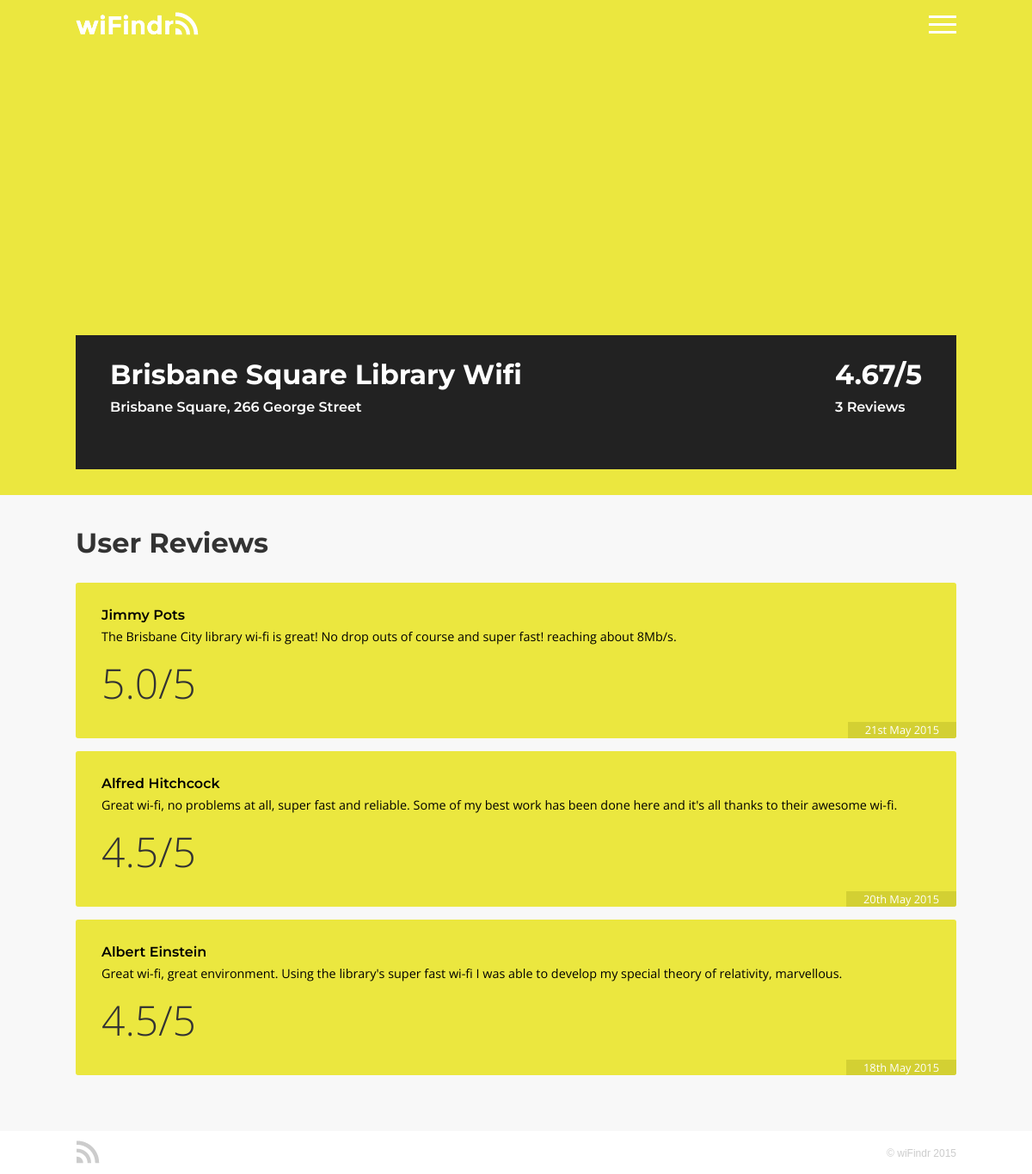
Before: /hotspot.php?id=7 with the older database file.
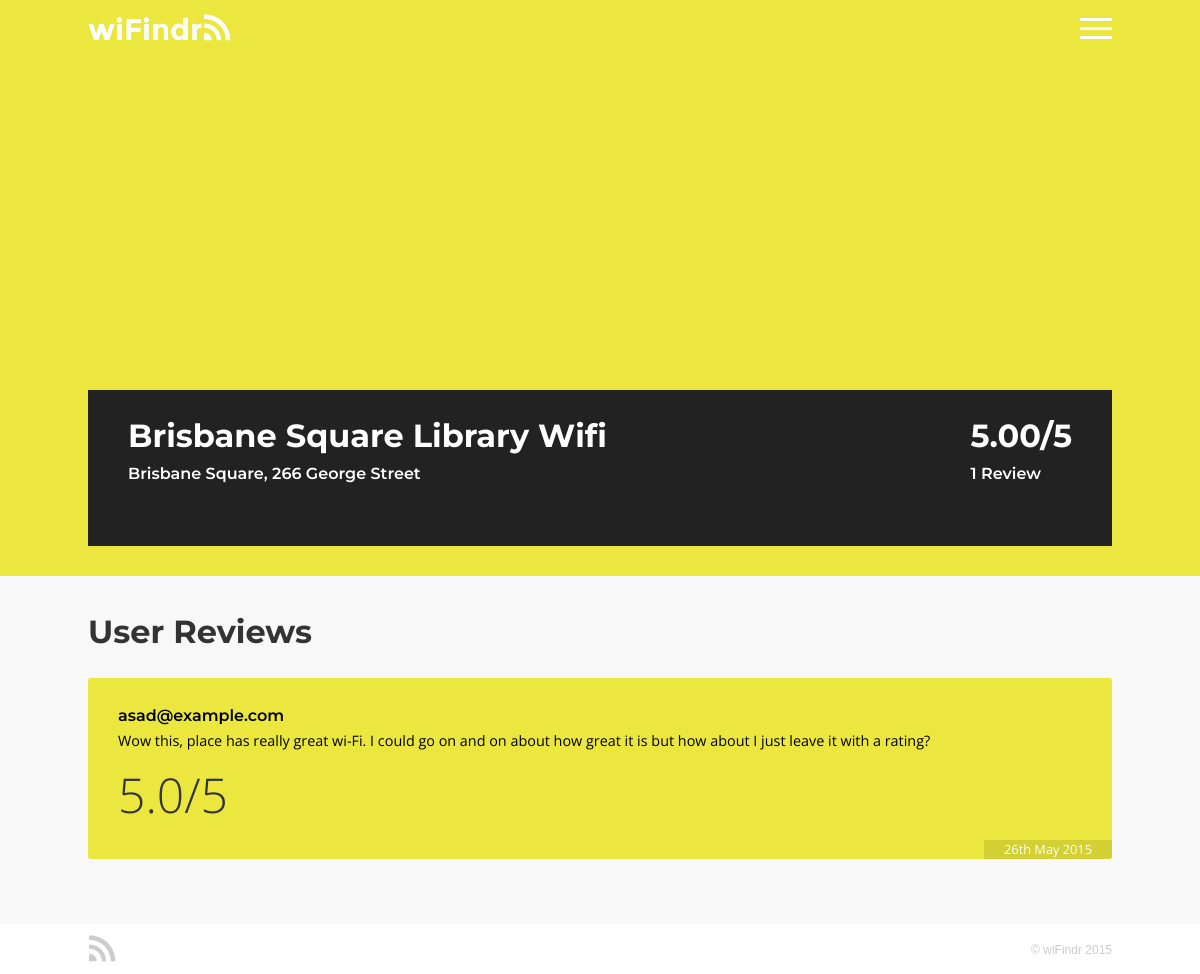
After: the same page with the newer database file.
### tables this page shows
CREATE TABLE IF NOT EXISTS `hotspots` (
  `id` int(9) NOT NULL AUTO_INCREMENT,
  `name` varchar(40) DEFAULT NULL,
  `address` varchar(107) DEFAULT NULL,
  `suburb` varchar(25) DEFAULT NULL,
  `latitude` decimal(10,7) DEFAULT NULL,
  `longitude` decimal(10,7) DEFAULT NULL,
  `hotspot_rating` decimal(10,2) NOT NULL,
  PRIMARY KEY (`id`)
);

CREATE TABLE IF NOT EXISTS `reviews` (
  `rev_id` int(10) NOT NULL AUTO_INCREMENT,
  `hotspot_id` int(9) NOT NULL,
  `person_id` int(9) NOT NULL,
  `person_name` varchar(30) NOT NULL,
  `review_text` varchar(300) NOT NULL,
  `rating` decimal(10,1) NOT NULL,
  `date` datetime NOT NULL,
  PRIMARY KEY (`rev_id`)
);

### includes/hotspot.inc (called while the page is built)
<?php
$h_id = htmlspecialchars($_GET['id']);
try{
	$hotspot_data = $pdo->prepare('SELECT * FROM hotspots WHERE id=:id');
}
catch (PDOException $e){
	echo $e->getMessage();
}
$hotspot_data->bindValue(':id', $h_id);
$hotspot_data->execute();
$hotspot_data = $hotspot_data -> fetch();
try{
	$review_data = $pdo->prepare('SELECT * FROM reviews WHERE hotspot_id=:id ORDER BY date desc');
	$review_data->bindValue(':id', $h_id);
}
catch (PDOException $e){
	echo $e->getMessage();
}
$review_data->execute();
$ratings = $review_data->fetchAll(PDO::FETCH_COLUMN, 5);
$num_ratings = count($ratings);
if($num_ratings == 0){
	$avg_rating = "-";
}
else{
	$avg_rating = $hotspot_data['hotspot_rating'];
}
$review_data->execute();
?>

### hotspot.php (the view, shortened to what this page needs)
<?php
include 'dbconnect.inc';
include 'includes/hotspot.inc';
?>
<!DOCTYPE html>
<html lang="en">
	<head>
		<link rel="stylesheet" href="css/reset.css" type="text/css">
		<link rel="stylesheet" href="css/style.css" type="text/css">
		<link rel="stylesheet" href="css/animation.css" type="text/css">
		<link rel="stylesheet" href="css/mobile.css" type="text/css">
	</head>
	<body onload="loadMap(<?php echo $hotspot_data['latitude'] ?>, <?php echo $hotspot_data['longitude']?>)">
		<div id="wrapper">
			<div id="header_wrap" class="yellow_bg">
	            <div id="header" class="center">
	                <a href="index.php"><img src="images/logo/logo_white.png" class="left header-logo" alt="wiFindr"></a>
	                <a href="javascript:void(0);" id="menu_icon" class="right" onclick="menu()"><img src="images/icons/menu_icon.png" alt="Open Menu"/></a>
	            </div>
	        </div>
			<div id="content">
		        <div class="yellow_bg wrap100">
			        <div class="page center padding30">
			        	<div id="map-canvas" class="map-canvas-short"></div>
			        	<div id="hotspot_title">
			        		<div class="left">
					        	<h2><?php echo $hotspot_data['name']; ?></h2>
					        	<h3 id="hotspot_address"><?php echo $hotspot_data['address']; ?></h3>
				        	</div>
				        	<div id="rating_overview" class="right">
				        		<h2><?php echo $avg_rating; ?>/5</h2>
				        		<h3><?php
					        			if ($num_ratings == 1){
					        				echo $num_ratings," Review";
					        			}
					        			else{
					        				echo $num_ratings," Reviews";
					        			}
				        			?>
				        		 </h3>
				        	</div>
				        </div>
			        </div>
		    	</div>
		        <div class="page center padding30">
		        	<h2>User Reviews</h2>
		        	<?php
		        		foreach($review_data as $review){
		        			$format_date = date("jS M Y", strtotime($review['date']));
		        			echo "<div class='user-review'>
		        					<h3>",$review['person_name'],"</h3>
		        					<p>",$review['review_text'],"</p>
		        					<div class='user-rating'>
		        					<h2>",$review['rating'],"/5</h2>
		        					</div>
		        					<div class='timestamp'>",$format_date,"</div>
		        					</div>";
		        		}
		        	?>
		        </div>
		    </div>
		    <div id="footer_wrap">
				<div id="footer" class="page center">
					<img class="left" src="images/logo/footer_icon.png" alt="wiFindr" />
					<p id="copyright" class="right">&copy; wiFindr 2015</p>
				</div>
			</div>
		</div>
	</body>
</html>

### css/style.css (style rules this page uses)
body { background-color: #f8f8f8; overflow-x: hidden; height: 100%; }
#wrapper { min-height: 100vh; position: relative; overflow-x:hidden; }
#content { padding-bottom:70px; overflow: hidden; height: auto; }
.left { float:left; }
.right { float: right; }
.center { margin: 0 auto 0 auto; }
h2 { font-family: "Montserrat", sans-serif; font-size: 2em; font-weight: 700; color: #333; margin: 10px 0px 10px 0px; }
h3 { font-family: "Montserrat", sans-serif; font-size: 1em; font-weight: 600; }
.page { width: 1024px; position: relative; overflow: hidden; height: auto; }
.yellow_bg { background-color: rgba(235, 231, 63, 1); }
.padding30 { padding: 30px; }
.wrap100 { width: 100%; }
#header_wrap { height: 60px; width: 100%; }
#header { width: 1024px; height: 60px; }
.header-logo { margin-top: 12px; }
#menu_icon { position: relative; top: 18px; right: 0px; display: block; z-index: 10; }
#footer_wrap, #footer_scroll_wrap { width: 100%; height: 30px; padding: 10px 0px 10px 0px; background: #fff; position: absolute; bottom: 0px; }
#footer_wrap { position: absolute; bottom: 0px; left:0px; }
#copyright { margin: 10px 0px 10px 0px; font-family: sans-serif; color: #ccc; font-size: 12px; }
.map-canvas-short { height:300px; width: 100%; margin: 0; padding: 0; }
#hotspot_title { padding: 20px 40px 40px 40px; background-color: #222222; overflow: hidden; height: auto; }
#hotspot_title, #hotspot_title h2 { color: #fff; }
#hotspot_title h3 { max-width: 600px; line-height: 1.5; }
#hotspot_address { margin-bottom: 20px; }
#rating_overview { margin-left: 20px; }
.user-review:nth-of-type(1) { margin-top: 30px; }
.user-review { padding: 30px; margin: 15px 0px 15px 0px; background-color: #EBE73F; border-radius: 3px; position: relative; min-height: 76px; overflow: hidden; height: auto; }
.user-review p { margin-top: 7px; line-height: 1.4em; font-size: 0.9em; }
.user-rating { height:auto; float: left; }
.user-rating h2 { font-family: "Open Sans",sans-serif; font-weight: 100; font-size: 3em; margin-top: 20px; }
.timestamp { position: absolute; bottom: 0px; right: 0px; padding: 3px 20px 3px 20px; background-color: #D3D033; color: #fff; font-size: 0.8em; }

### css/animation.css (style rules this page uses)
#search-bar, #registration input, .result, #menu_wrap, body, #menu_wrap ul li, #menu_icon, #login, #search_again, #send_review { -webkit-transition: all 0.2s ease-in-out; -moz-transition: all 0.2s ease-in-out; -o-transition: all 0.2s ease-in-out; transition: all 0.2s ease-in-out; }

Changed rows visible on the page:
removed reviews: person_name "Jimmy Pots", review_text "The Brisbane City library wi-fi is great! No drop outs of course and super fast! reaching about 8Mb/s.", rating "5.0", date "21st May 2015"
removed reviews: person_name "Alfred Hitchcock", review_text "Great wi-fi, no problems at all, super fast and reliable. Some of my best work has been done here and it's all thanks to their awesome wi-fi.", rating "4.5", date "20th May 2015"
removed reviews: person_name "Albert Einstein", review_text "Great wi-fi, great environment. Using the library's super fast wi-fi I was able to develop my special theory of relativity, marvellous.", rating "4.5", date "18th May 2015"
changed hotspots "Brisbane Square Library Wifi": hotspot_rating "4.67" → "5.00"
added reviews: person_name "asad@example.com", review_text "Wow this, place has really great wi-Fi. I could go on and on about how great it is but how about I just leave it with a rating?", rating "5.0", date "26th May 2015"
Other visible differences:
$num_ratings: (not shown) → "1"
$num_ratings: "3" → (not shown)
text no longer shown: "Reviews"
text now shown: "Review"
